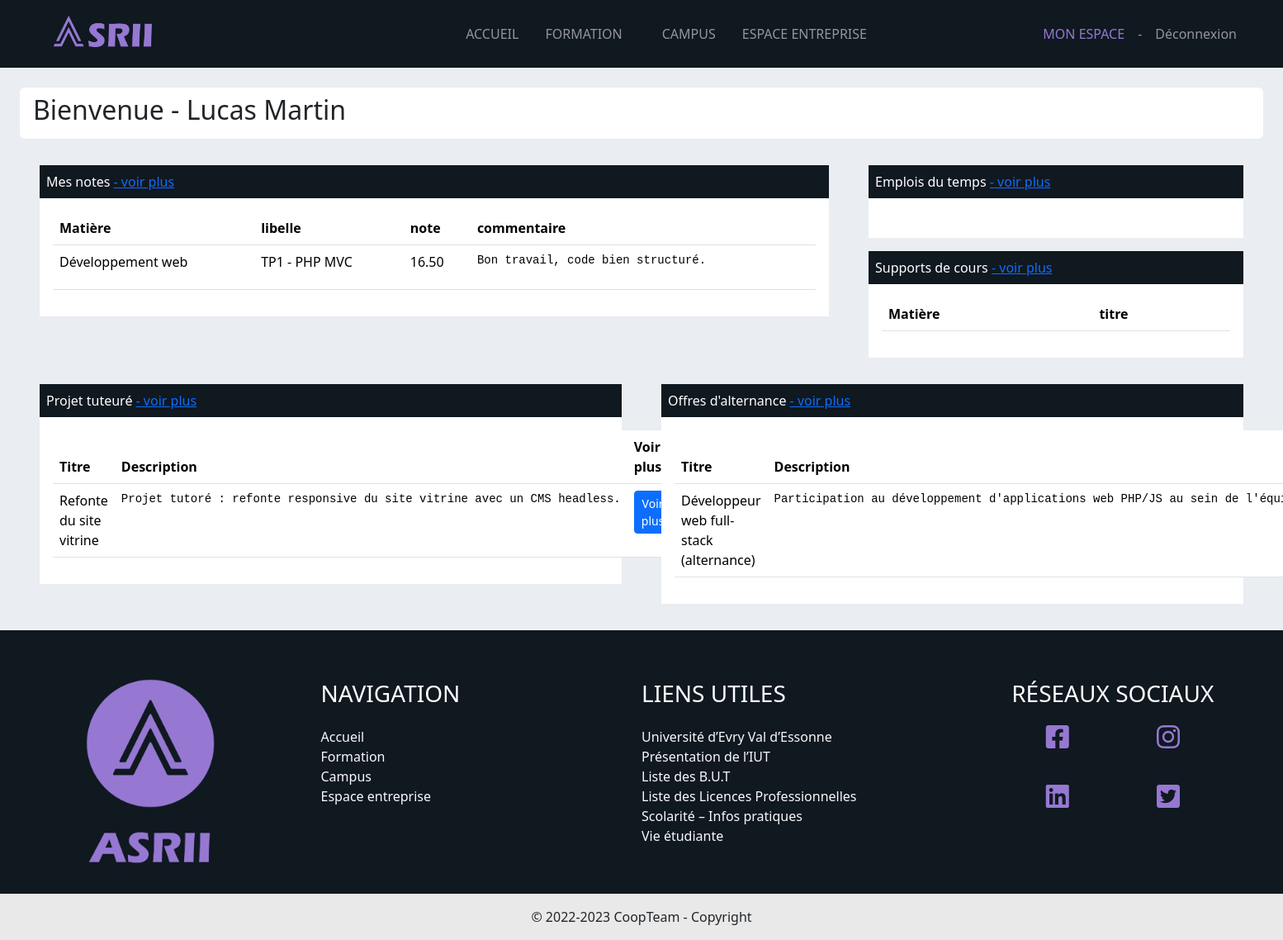
The page /home (signed in) on the database its author committed.
### tables this page shows
CREATE TABLE IF NOT EXISTS etudiants (
    id                INT UNSIGNED NOT NULL AUTO_INCREMENT PRIMARY KEY,
    nom               VARCHAR(100) NOT NULL,
    prenom            VARCHAR(100) NOT NULL,
    date_de_naissance DATE NULL,
    adresse_id        INT UNSIGNED NULL,
    email             VARCHAR(255) NOT NULL UNIQUE,
    username          VARCHAR(100) NOT NULL UNIQUE,
    password          VARCHAR(255) NOT NULL,
    last_login        DATETIME NULL,
    last_login_ip     VARCHAR(45) NULL,
    CONSTRAINT fk_etudiants_adresse FOREIGN KEY (adresse_id) REFERENCES adresses (id) ON DELETE SET NULL
);

CREATE TABLE IF NOT EXISTS notes (
    id            INT UNSIGNED NOT NULL AUTO_INCREMENT PRIMARY KEY,
    etudiant_id   INT UNSIGNED NOT NULL,
    enseignant_id INT UNSIGNED NULL,
    matiere       VARCHAR(100) NOT NULL,
    libelle       VARCHAR(150) NOT NULL,
    commentaire   TEXT NULL,
    note          DECIMAL(5,2) NOT NULL,
    CONSTRAINT fk_notes_etudiant   FOREIGN KEY (etudiant_id)   REFERENCES etudiants (id)   ON DELETE CASCADE,
    CONSTRAINT fk_notes_enseignant FOREIGN KEY (enseignant_id) REFERENCES enseignants (id) ON DELETE SET NULL
);

CREATE TABLE IF NOT EXISTS projets (
    id            INT UNSIGNED NOT NULL AUTO_INCREMENT PRIMARY KEY,
    entreprise_id INT UNSIGNED NOT NULL,
    titre         VARCHAR(150) NOT NULL,
    description   TEXT NOT NULL,
    CONSTRAINT fk_projets_entreprise FOREIGN KEY (entreprise_id) REFERENCES entreprises (id) ON DELETE CASCADE
);

CREATE TABLE IF NOT EXISTS alternances (
    id            INT UNSIGNED NOT NULL AUTO_INCREMENT PRIMARY KEY,
    entreprise_id INT UNSIGNED NOT NULL,
    poste         VARCHAR(150) NOT NULL,
    description   TEXT NOT NULL,
    CONSTRAINT fk_alternances_entreprise FOREIGN KEY (entreprise_id) REFERENCES entreprises (id) ON DELETE CASCADE
);

### index.php (called while the page is built, shortened)
<?php
function e($value): string {
    return htmlspecialchars((string) ($value ?? ''), ENT_QUOTES | ENT_SUBSTITUTE, 'UTF-8');
}
$requestUrl = rtrim($_SERVER['REQUEST_URI'], '/');
$parts = parse_url($requestUrl);
$path = $parts['path'] ?? '';
$params = [];
require_once 'routes.php';
foreach ($routes as $route => $controllerAction) {
    $cleanRoute = rtrim(strtok($route, '?'), '/');
    if ($cleanRoute === $path) {
        $actionName = $controllerAction[1];
        break;
    }
}
$controller = new $controllerName();
$controller->$actionName($params);

### model/SqlModel.php (called while the page is built, shortened)
<?php
class SqlModel {
    private static ?mysqli $shared = null;
    private mysqli $mysqli;
    public function __construct() {
        if (self::$shared === null) {
            $mysqli = new mysqli(DB_HOST, DB_USER, DB_PASSWORD, DB_NAME, DB_PORT);
            $mysqli->set_charset('utf8mb4');
            self::$shared = $mysqli;
        }
        $this->mysqli = self::$shared;
    }
    public function SqlRequest(string $req, array $params = []) {
        if ($params === []) {
            $result = $this->mysqli->query($req);
            return $result;
        }
        $stmt = $this->mysqli->prepare($req);
        $params = array_values($params);
        $stmt->bind_param(str_repeat('s', count($params)), ...$params);
        if (!$stmt->execute()) {
            $this->fail($req, $stmt->error);
        }
        $result = $stmt->get_result();
        return $result === false ? true : $result;
    }
}

### view/homeEtudiant.php (the view, shortened to what this page needs)
<section class="bg-custom-grey p-4 pb-0">
  <div class=" py-2 px-3 rounded bg-white">
    <h2>Bienvenue - <?= e($data['nom']) ?></h2>
  </div>
</section>
<section class="bg-custom-grey px-5 py-3">
  <div class="row g-5 py-3">
    <div class="col-8">
      <div class="bg-custom-black p-2 text-white">Mes notes <a  href="<?= URL ?>/notes" class="see-more" > - voir plus</a></div>
      <div class="bg-white p-3">
        <table class="table">
          <thead class="thead-dark">
            <tr>
              <th>Matière</th>
              <th>libelle</th>
              <th>note</th>
              <th>commentaire</th>
            </tr>
          </thead>
          <tbody>
            <?php foreach ($data['notes'] as $note) { ?>
              <tr>
                <td>
                  <?= e($note['matiere']) ?>
                </td>
                <td>
                  <?= e($note['libelle']) ?>
                </td>
                <td>
                  <?= e($note['note']) ?>
                </td>
                <td>
                  <pre><?= e($note['commentaire']) ?></pre>
                </td>
              </tr>
            <?php } ?>
          </tbody>
        </table>
      </div>
    </div>
    <div class="col-4">
    <div class="col-12 mb-3">
      <div class="bg-custom-black p-2 text-white">Emplois du temps <a  href="<?= URL ?>/emplois-du-temps" class="see-more" > - voir plus</a></div>
      <div class="bg-white p-3">
      </div>
    </div>
    <div class="col-12">
      <div class="bg-custom-black p-2 text-white">Supports de cours <a  href="<?= URL ?>/supports" class="see-more" > - voir plus</a></div>
      <div class="bg-white p-3">
      <table class="table">
          <thead class="thead-dark">
            <tr>
              <th>Matière</th>
              <th>titre</th>
            </tr>
          </thead>
        </table></div>
    </div>
    </div>
  </div>
  <div class="row g-5 py-3">
    <div class="col-6">
      <div class="bg-custom-black p-2 text-white">Projet tuteuré <a  href="<?= URL ?>/projets/list" class="see-more" > - voir plus</a></div>
      <div class="bg-white p-3">
        <table class="table">
          <thead class="thead-dark">
            <tr>
              <th>Titre</th>
              <th>Description</th>
              <th>Voir plus</th>
            </tr>
          </thead>
          <tbody>
            <?php foreach ($data['projets'] as $projet) { ?>
              <tr>
                <td>
                  <?= e($projet['titre']) ?>
                </td>
                <td>
                  <pre><?= e($projet['description']) ?></pre>
                </td>
                <td>
                  <a href="<?= URL ?>/projets/list" class="btn btn-primary btn-sm">Voir plus</a>
                </td>
              </tr>
            <?php } ?>
          </tbody>
        </table>
      </div>
    </div>
    <div class="col-6">
      <div class="bg-custom-black p-2 text-white">Offres d'alternance <a  href="<?= URL ?>/offres" class="see-more" > - voir plus</a></div>
      <div class="bg-white p-3">
        <table class="table">
          <thead class="thead-dark">
            <tr>
              <th>Titre</th>
              <th>Description</th>
            </tr>
          </thead>
          <tbody>
            <?php foreach ($data['alternances'] as $alternances) { ?>
              <tr>
                <td>
                  <?= e($alternances['poste']) ?>
                </td>
                <td>
                  <pre><?= e($alternances['description']) ?></pre>
                </td>
              <?php } ?>
            </tr>
          </tbody>
        </table>
      </div>
    </div>
  </div>
</section>

### rows shown on the page
etudiants: prenom+nom "Lucas Martin"
notes: matiere "Développement web", libelle "TP1 - PHP MVC", note "16.50", commentaire "Bon travail, code bien structuré."
projets: titre "Refonte du site vitrine", description "Projet tutoré : refonte responsive du site vitrine avec un CMS headless."
alternances: poste "Développeur web full-stack (alternance)", description "Participation au développement d'applications web PHP/JS au sein de…"
